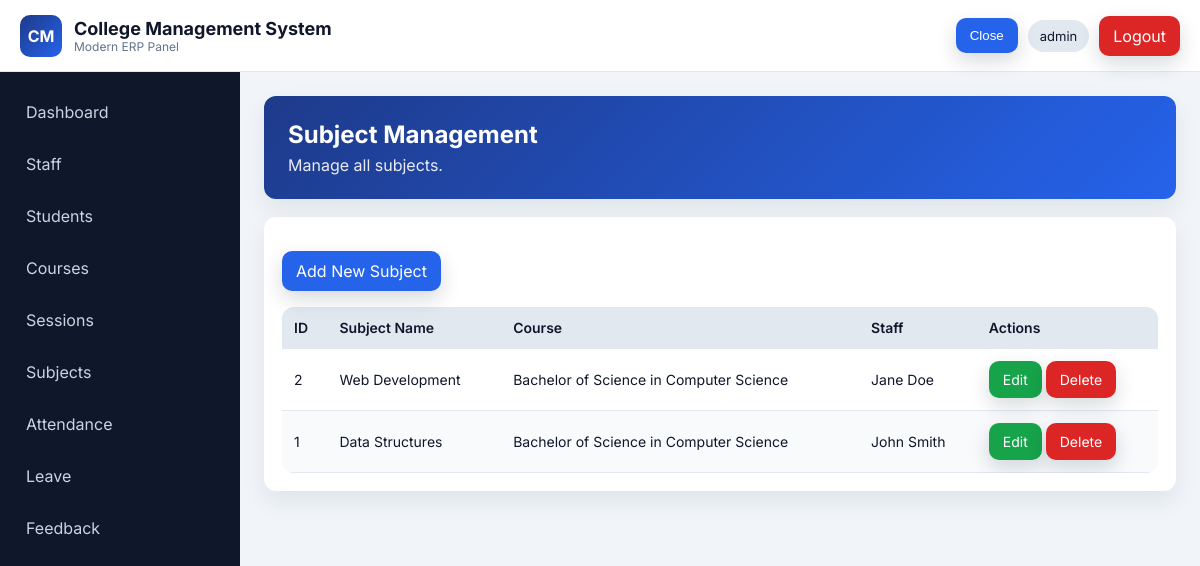
/hod/subject/list/ (signed in), run on the app's committed database.
### student_management_app/models.py (models this page shows, shortened)
class CustomUser(AbstractUser):
    USER_TYPE_CHOICES = (
        ("HOD", "HOD"),
        ("STAFF", "STAFF"),
        ("STUDENT", "STUDENT"),
    )
    user_type = models.CharField(max_length=10, choices=USER_TYPE_CHOICES, default="HOD")

class Subjects(models.Model):
    subject_name = models.CharField(max_length=255)
    course_id = models.ForeignKey(Courses, on_delete=models.CASCADE)
    staff_id = models.ForeignKey(Staffs, on_delete=models.CASCADE)
    created_at = models.DateTimeField(auto_now_add=True)
    updated_at = models.DateTimeField(auto_now=True)

class Courses(models.Model):
    course_name = models.CharField(max_length=255)
    created_at = models.DateTimeField(auto_now_add=True)
    updated_at = models.DateTimeField(auto_now=True)

class Staffs(models.Model):
    GENDER_CHOICES = (
        ("Male", "Male"),
        ("Female", "Female"),
    )
    admin = models.OneToOneField(CustomUser, on_delete=models.CASCADE)
    address = models.TextField(blank=True)
    gender = models.CharField(max_length=10, choices=GENDER_CHOICES, blank=True)
    created_at = models.DateTimeField(auto_now_add=True)
    updated_at = models.DateTimeField(auto_now=True)

### student_management_app/views.py (the view)
# urls.py: path("hod/subject/list/", views.hod_list_subjects, name="hod_list_subjects"),
@hod_required
def hod_list_subjects(request):
    subjects = Subjects.objects.select_related("course_id", "staff_id").all().order_by("-created_at")
    return render(request, "hod_templates/list_subjects.html", {"subjects": subjects})

### student_management_app/role_helpers.py (called while the page is built)
def dashboard_name_for_user(user):
    role = (getattr(user, "user_type", "") or "").strip().upper()
    dashboard_name = ROLE_DASHBOARD_MAP.get(role)
    if dashboard_name:
        return dashboard_name
    if getattr(user, "is_superuser", False):
        return "hod_dashboard"
    return None

def role_required(expected_dashboard_name):
    def decorator(view_func):
        @wraps(view_func)
        def _wrapped(request, *args, **kwargs):
            if not request.user.is_authenticated:
                return redirect("login_page")
            if dashboard_name_for_user(request.user) != expected_dashboard_name:
                return redirect("login_page")
            return view_func(request, *args, **kwargs)
        return _wrapped
    return decorator

### student_management_app/templates/hod_templates/list_subjects.html (shortened to what this page needs)
{% extends 'base.html' %}
{% block content %}
<div class="page-header"><h2>Subject Management</h2><p>Manage all subjects.</p></div>
<div class="card table-wrap">
    <p><a class="btn btn-primary" href="{% url 'hod_add_subject' %}">Add New Subject</a></p>
    <table class="erp-table">
        <thead>
            <tr><th>ID</th><th>Subject Name</th><th>Course</th><th>Staff</th><th>Actions</th></tr>
        </thead>
        <tbody>
        {% for subject in subjects %}
            <tr>
                <td>{{ subject.id }}</td>
                <td>{{ subject.subject_name }}</td>
                <td>{{ subject.course_id.course_name }}</td>
                <td>{{ subject.staff_id.admin.get_full_name|default:subject.staff_id.admin.username }}</td>
                <td>
                    <a class="btn btn-success" href="{% url 'hod_edit_subject' subject.id %}">Edit</a>
                    <a class="btn btn-danger" href="{% url 'hod_delete_subject' subject.id %}" onclick="return confirm('Delete this subject?');">Delete</a>
                </td>
            </tr>
        {% empty %}
            <tr><td colspan="5">No subjects found.</td></tr>
        {% endfor %}
        </tbody>
    </table>
</div>
{% endblock %}

### templates/base.html (shortened to what this page needs)
{% load static %}
<!DOCTYPE html>
<html lang="en">
<head>
    <link rel="stylesheet" href="{% static 'css/style.css' %}">
</head>
<body>
    {% if request.user.is_authenticated %}
    <header class="topbar">
        <div class="topbar-left">
            <div class="logo">CM</div>
            <div>
                <h1>College Management System</h1>
                <p>Modern ERP Panel</p>
            </div>
        </div>
        <div class="topbar-right">
            <button class="menu-toggle btn btn-primary" id="menuToggle" type="button" aria-controls="sidebar" aria-expanded="false">Menu</button>
            <span class="user-chip">{{ request.user.get_full_name|default:request.user.username }}</span>
            <a class="btn btn-danger" href="{% url 'logout_user' %}">Logout</a>
        </div>
    </header>
    <aside class="sidebar" id="sidebar">
        <nav>
            {% if request.user.user_type == 'HOD' or request.user.is_superuser %}
                <a class="sidebar-link" href="{% url 'hod_dashboard' %}">Dashboard</a>
                <a class="sidebar-link" href="{% url 'list_staff' %}">Staff</a>
                <a class="sidebar-link" href="{% url 'hod_list_students' %}">Students</a>
                <a class="sidebar-link" href="{% url 'hod_list_courses' %}">Courses</a>
                <a class="sidebar-link" href="{% url 'hod_list_sessions' %}">Sessions</a>
                <a class="sidebar-link" href="{% url 'hod_list_subjects' %}">Subjects</a>
                <a class="sidebar-link" href="{% url 'admin_view_attendance' %}">Attendance</a>
                <a class="sidebar-link" href="{% url 'admin_student_leave_view' %}">Leave</a>
                <a class="sidebar-link" href="{% url 'hod_student_feedback_list' %}">Feedback</a>
            {% endif %}
        </nav>
    </aside>
    {% endif %}
    <main class="{% if request.user.is_authenticated %}main-content{% else %}auth-wrapper{% endif %} fade-in">
        {% block content %}{% endblock %}
    </main>
</body>
</html>

### static/css/style.css (style rules this page uses)
:root { --primary: #1E3A8A; --secondary: #2563EB; --accent: #F59E0B; --sidebar: #0F172A; --bg: #F1F5F9; --card: #FFFFFF; --text: #0F172A; --muted: #64748B; --success: #16A34A; --danger: #DC2626; --warning: #F59E0B; --radius: 12px; --shadow: 0 10px 25px rgba(15, 23, 42, 0.08); }
* { box-sizing: border-box; }
body { margin: 0; font-family: 'Inter', sans-serif; color: var(--text); background: var(--bg); }
.topbar { position: fixed; top: 0; left: 0; right: 0; height: 72px; background: var(--card); border-bottom: 1px solid #e2e8f0; display: flex; align-items: center; justify-content: space-between; padding: 0 20px; z-index: 1000; }
.topbar-left { display: flex; gap: 12px; align-items: center; }
.logo { width: 42px; height: 42px; border-radius: 10px; background: linear-gradient(135deg, var(--primary), var(--secondary)); color: #fff; display: grid; place-items: center; font-weight: 700; }
.topbar h1 { margin: 0; font-size: 18px; }
.topbar p { margin: 0; color: var(--muted); font-size: 12px; }
.topbar-right { display: flex; gap: 10px; align-items: center; }
.user-chip { padding: 8px 12px; border-radius: 999px; background: #e2e8f0; font-size: 13px; }
.menu-toggle { display: inline-block; }
.sidebar { position: fixed; top: 72px; left: 0; width: 240px; bottom: 0; background: var(--sidebar); padding: 18px 12px; transition: transform 0.3s ease; overflow-y: auto; }
.sidebar nav { display: flex; flex-direction: column; gap: 8px; }
.sidebar-link { color: #cbd5e1; text-decoration: none; padding: 12px 14px; border-radius: 10px; transition: all 0.3s ease; }
.main-content { margin-top: 72px; margin-left: 240px; padding: 24px; }
.page-header { background: linear-gradient(135deg, var(--primary), var(--secondary)); color: #fff; border-radius: var(--radius); padding: 24px; box-shadow: var(--shadow); margin-bottom: 18px; }
.page-header h2 { margin: 0 0 6px; }
.page-header p { margin: 0; opacity: 0.9; }
.card { background: var(--card); border-radius: var(--radius); box-shadow: var(--shadow); padding: 18px; margin-bottom: 16px; }
.btn { position: relative; overflow: hidden; display: inline-flex; align-items: center; justify-content: center; gap: 6px; border: 0; text-decoration: none; color: #fff; padding: 10px 14px; border-radius: 10px; cursor: pointer; transition: all 0.3s ease; box-shadow: 0 8px 20px rgba(15, 23, 42, 0.16); }
.btn-primary { background: var(--secondary); }
.btn-success { background: var(--success); }
.btn-danger { background: var(--danger); }
.table-wrap { overflow-x: auto; }
.erp-table { width: 100%; border-collapse: collapse; background: #fff; border-radius: var(--radius); overflow: hidden; }
.erp-table th, .erp-table td { border-bottom: 1px solid #e2e8f0; padding: 12px; text-align: left; font-size: 14px; }
.erp-table th { background: #e2e8f0; font-weight: 600; }
.erp-table tbody tr:nth-child(even) { background: #f8fafc; }
.fade-in { animation: fadeIn 0.4s ease; }

### data on the page
CustomUser: user.get_full_name "admin"
Subjects: id "2", subject_name "Web Development", course_id.course_name "Bachelor of Science in Computer Science", staff_id.admin.get_full_name "Jane Doe"
Subjects: id "1", subject_name "Data Structures", course_id.course_name "Bachelor of Science in Computer Science", staff_id.admin.get_full_name "John Smith"
